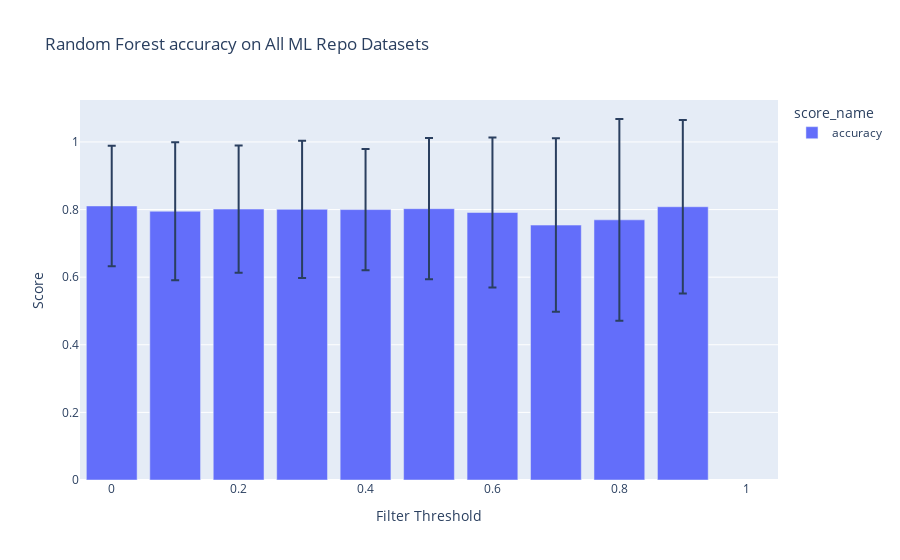
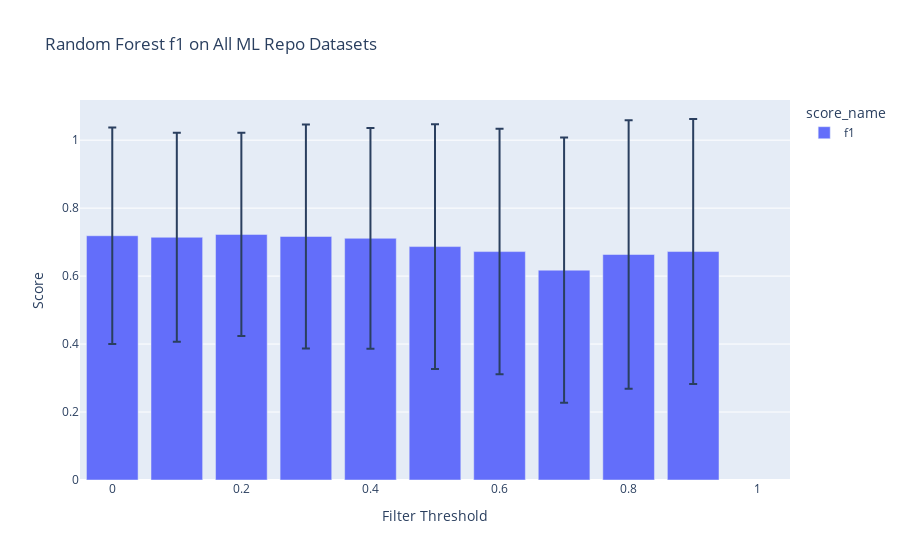

Notebook code for these charts, in order:
### Code cell
# bar plot for all datasets, individual scorers
dataset_name_pretty = 'All ML Repo Datasets'
for scorer_name in scorers.keys():
    df_3 = df_2[df_2['score_name'] == scorer_name]
    fig = px.bar(
        df_3,
        x='filter_threshold',
        y='mean',
        error_y='std',
        color='score_name',
        barmode='group',
        title='Random Forest {} on {}'.format(scorer_name, dataset_name_pretty),
    )

    fig.update_layout(xaxis_title='Filter Threshold', yaxis_title='Score')
    fig.update_xaxes(range=[-0.05, 1.05])
    fig.show()
    
    path = 'reports/filter_threshold/all_datasets_bar_plot_{}.png'.format(scorer_name)
    fig.write_html(make_dir(path))

### Figure 1 — Plotly figure (JSON) as saved in the notebook; plotly's stock layout.template omitted (floating-point values rounded to 4 significant figures)
{"data": [{"alignmentgroup": "True", "error_y": {"array": [0.1784, 0.2045, 0.1883, 0.2032, 0.1795, 0.2091, 0.2221, 0.2567, 0.2983, 0.2563]}, "hovertemplate": "score_name=accuracy<br>filter_threshold=%{x}<br>mean=%{y}<extra></extra>", "legendgroup": "accuracy", "marker": {"color": "#636efa", "pattern": {"shape": ""}}, "name": "accuracy", "offsetgroup": "accuracy", "orientation": "v", "showlegend": true, "textposition": "auto", "type": "bar", "x": [0, 0.1, 0.2, 0.3, 0.4, 0.5, 0.6, 0.7, 0.8, 0.9], "xaxis": "x", "y": [0.8107, 0.795, 0.8014, 0.8007, 0.8, 0.8026, 0.7913, 0.7541, 0.7696, 0.8083], "yaxis": "y"}], "layout": {"barmode": "group", "legend": {"title": {"text": "score_name"}, "tracegroupgap": 0}, "title": {"text": "Random Forest accuracy on All ML Repo Datasets"}, "xaxis": {"anchor": "y", "domain": [0, 1], "range": [-0.05, 1.05], "title": {"text": "Filter Threshold"}}, "yaxis": {"anchor": "x", "domain": [0, 1], "title": {"text": "Score"}}}}

### Figure 2 — Plotly figure (JSON) as saved in the notebook; plotly's stock layout.template omitted (floating-point values rounded to 4 significant figures)
{"data": [{"alignmentgroup": "True", "error_y": {"array": [0.3182, 0.3074, 0.2991, 0.3294, 0.3246, 0.36, 0.3611, 0.3903, 0.3949, 0.3901]}, "hovertemplate": "score_name=f1<br>filter_threshold=%{x}<br>mean=%{y}<extra></extra>", "legendgroup": "f1", "marker": {"color": "#636efa", "pattern": {"shape": ""}}, "name": "f1", "offsetgroup": "f1", "orientation": "v", "showlegend": true, "textposition": "auto", "type": "bar", "x": [0, 0.1, 0.2, 0.3, 0.4, 0.5, 0.6, 0.7, 0.8, 0.9], "xaxis": "x", "y": [0.7188, 0.7142, 0.7227, 0.7166, 0.7112, 0.6868, 0.6721, 0.6175, 0.6635, 0.6722], "yaxis": "y"}], "layout": {"barmode": "group", "legend": {"title": {"text": "score_name"}, "tracegroupgap": 0}, "title": {"text": "Random Forest f1 on All ML Repo Datasets"}, "xaxis": {"anchor": "y", "domain": [0, 1], "range": [-0.05, 1.05], "title": {"text": "Filter Threshold"}}, "yaxis": {"anchor": "x", "domain": [0, 1], "title": {"text": "Score"}}}}
